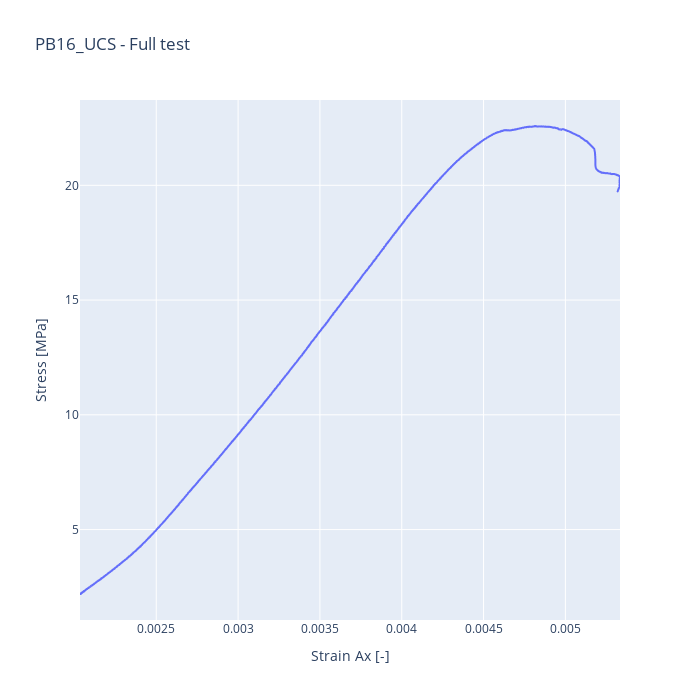

Notebook cell for this chart:
### Code cell
### PLOTTING
## Plot the data
ax = px.line(df_exp_PB, x = 'Strain Ax [-]', y = 'Stress [MPa]', width=700, height=700, title='PB16_UCS - Full test')

ax.show() 
# ax.write_html("Graphs/PB15_UCS/PB15_FullTest.html")

### Figure 1 — Plotly figure (JSON) as saved in the notebook; plotly's stock layout.template omitted (floating-point values rounded to 4 significant figures; data arrays with more than 128 entries replaced by an {"elided": "..."} marker saying what was removed)
{"data": [{"hovertemplate": "Strain Ax [-]=%{x}<br>Stress [MPa]=%{y}<extra></extra>", "legendgroup": "", "line": {"color": "#636efa", "dash": "solid"}, "marker": {"symbol": "circle"}, "mode": "lines", "name": "", "showlegend": false, "type": "scattergl", "x": {"elided": "2282 float values"}, "xaxis": "x", "y": {"elided": "2282 float values"}, "yaxis": "y"}], "layout": {"height": 700, "legend": {"tracegroupgap": 0}, "title": {"text": "PB16_UCS - Full test"}, "width": 700, "xaxis": {"anchor": "y", "domain": [0, 1], "title": {"text": "Strain Ax [-]"}}, "yaxis": {"anchor": "x", "domain": [0, 1], "title": {"text": "Stress [MPa]"}}}}
